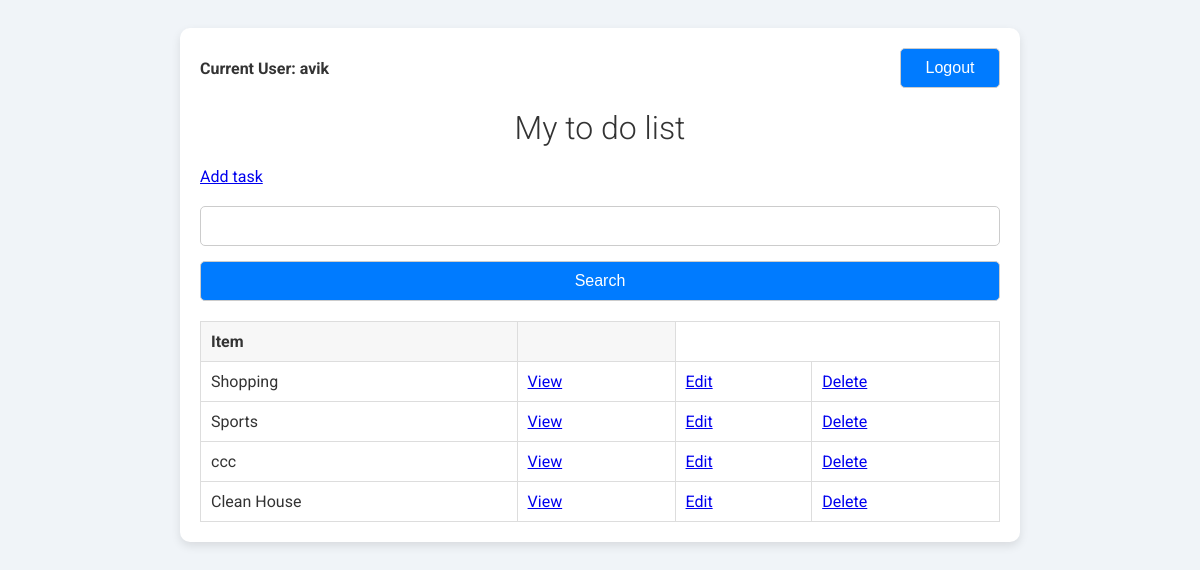
The app's page / (signed in) with its own data.
### base/models.py (models this page shows, shortened)
class Task(models.Model):
    user = models.ForeignKey(User,on_delete=models.CASCADE,null=True,blank=True)
    title = models.CharField(max_length=200,null=True,blank=True)
    description = models.TextField(null=True,blank=True)
    complete = models.BooleanField(default=False)
    create = models.DateTimeField(auto_now_add=True)
    class Meta:
        ordering = ['complete']

### base/views.py (the view)
# urls.py: path('',Tasklist.as_view(),name='tasks'),
class Tasklist(LoginRequiredMixin,ListView):
    model = Task
    context_object_name ='tasks'
    def get_context_data(self, **kwargs):
        context = super().get_context_data(**kwargs)
        context['tasks']=context['tasks'].filter(user=self.request.user)
        context['count']=context['tasks'].filter(complete=False).count()
        search_input = self.request.GET.get('search-area')  or ''
        if search_input:
            context['tasks'] = context['tasks'].filter(
                title__startswith=search_input)
        context['search-input'] = search_input
        return context

### base/templates/base/task_list.html (shortened to what this page needs)
{% extends "base/main.html" %}
{% block content %}
{% if request.user.is_authenticated %}
<div class="user-logout">
    <p>Current User: {{ request.user }}</p>
    <form method="POST" action="{% url 'logout' %}">
        <button type="submit">Logout</button>
    </form>
</div>
{% else %}
    <a href="{% url 'login' %}">Login</a>
{% endif %}
<h1>My to do list</h1>
<a href="{% url 'task-create' %}">Add task</a>
<form method="GET">
    <input type="text" name='search-area' value="{{search_input}}">
    <input type="submit" value="Search">
</form>
<table>
    <tr>
       <th>Item</th>
       <th></th>
    </tr>
    {%for task in tasks %}
    <tr>
       <td>{{task.title}}</td>
       <td><a href="{% url 'task' task.id %}">View</a></td>
       <td><a href="{% url 'task-update' task.id %}">Edit</a></td>
       <td><a href="{% url 'task-delete' task.id %}">Delete</a></td>
    </tr>
    {% empty %}
        <h3>No items in list</h3>
    {% endfor %}
</table>
{% endblock content %}

### static/css/style.css (style rules this page uses)
body { background-color: #f0f4f8; font-family: 'Roboto', sans-serif; padding: 20px; color: #333; }
.user-logout { display: flex; justify-content: space-between; align-items: center; margin-bottom: 20px; }
.user-logout p { margin: 0; font-weight: bold; }
.user-logout form { margin: 0; }
h1, h3 { color: #333; text-align: center; font-weight: 300; margin-bottom: 20px; }
form { display: flex; flex-direction: column; gap: 15px; margin: 20px 0; }
input[type="text"], input[type="password"], input[type="submit"], button { padding: 10px; border: 1px solid #ccc; border-radius: 5px; font-size: 16px; }
input[type="text"], input[type="password"] { width: 100%; box-sizing: border-box; }
input[type="submit"], button { background-color: #007bff; color: white; cursor: pointer; transition: background-color 0.3s ease; }
table { width: 100%; border-collapse: collapse; margin-top: 20px; }
table, th, td { border: 1px solid #ddd; }
th, td { padding: 10px; text-align: left; }
th { background-color: #f7f7f7; }
button { width: 100px; padding: 10px; margin: 0 auto; display: block; }

### records on screen
Task: title "Shopping"
Task: title "Sports"
Task: title "ccc"
Task: title "Clean House"

### other values on screen
{{ request.user }} "avik"
